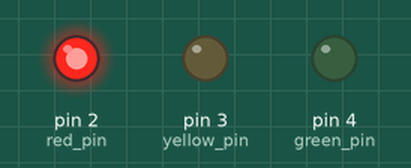
Simulated run of this sketch. Board: Arduino Uno, built with avr-gcc and run on an emulated ATmega328P. On the bench: output pins drawn as LEDs (lit = HIGH).

Above: at 1.5 s.
At 4.0 s:
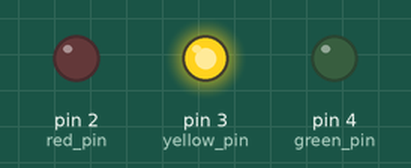
At 5.5 s:
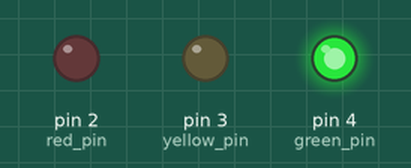
Timing chart, 0 to 7.8 s (numbered marks = the images above):
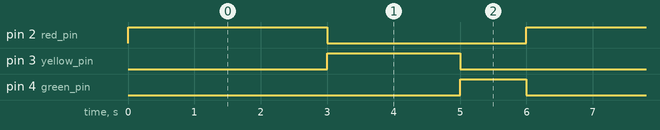

The sketch:

led_traffic_light.ino
```cpp
//Traffic lights simulator that blinks 3 LEDs each with a different delay time
//An RGB LED can also be used instead of 3 separate LEDs

int red_pin = 2;
int yellow_pin = 3;
int green_pin = 4;

void setup() {
  pinMode(red_pin,OUTPUT);
  pinMode(green_pin,OUTPUT);
  pinMode(yellow_pin,OUTPUT);

}

void loop() {

  //red LED will stay on for 3 seconds
  digitalWrite(red_pin,HIGH);
  delay(3000);
  digitalWrite(red_pin,LOW);

  //yellow LED will stay on for 2 seconds
  digitalWrite(yellow_pin,HIGH);
  delay(2000);
  digitalWrite(yellow_pin,LOW);

  //green LED will stay on for 1 second
  digitalWrite(green_pin,HIGH);
  delay(1000);
  digitalWrite(green_pin,LOW);
}
```

led_traffic_light.c
```cpp
#define F_CPU 16000000UL

#include <avr/io.h>
#include <util/delay.h>

#define LED_1 2
#define LED_2 3
#define LED_3 4

int main(void){

	DDRD |= ((1 << LED_1) | (1 << LED_2) | (1 << LED_3));

	while(1){
		PORTD = 1 << LED_1;
		_delay_ms(3000);
		PORTD = 1 << LED_2;
		_delay_ms(2000);
		PORTD = 1 << LED_3;
		_delay_ms(1000);
	}


	return 0;
}
```

Measured:
- by itself, pin 2 (red_pin): alternates HIGH for 3.0 s and LOW for 3.0 s
- by itself, pin 3 (yellow_pin): alternates HIGH for 2.0 s and LOW for 4.0 s
- by itself, pin 4 (green_pin): alternates HIGH for 1.0 s and LOW for 5.0 s
